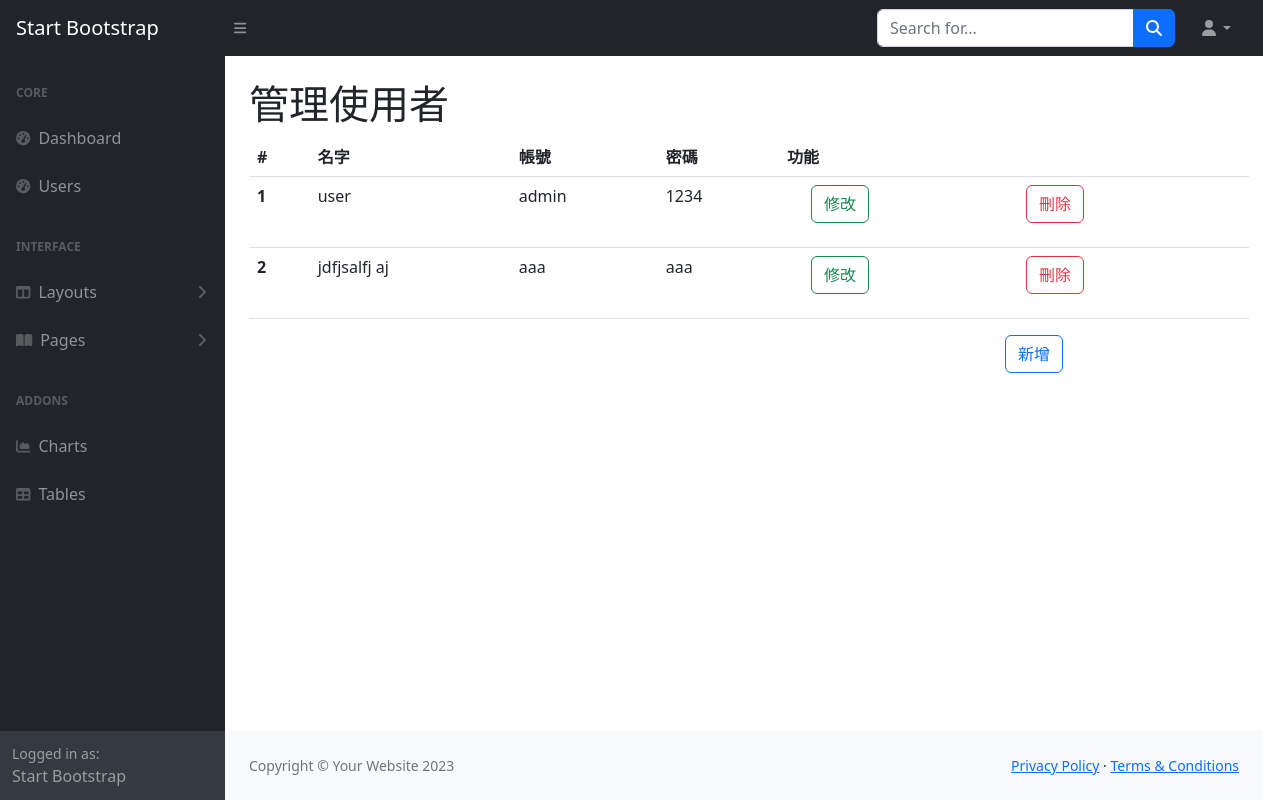
/users, run on an earlier commit of the app's database.
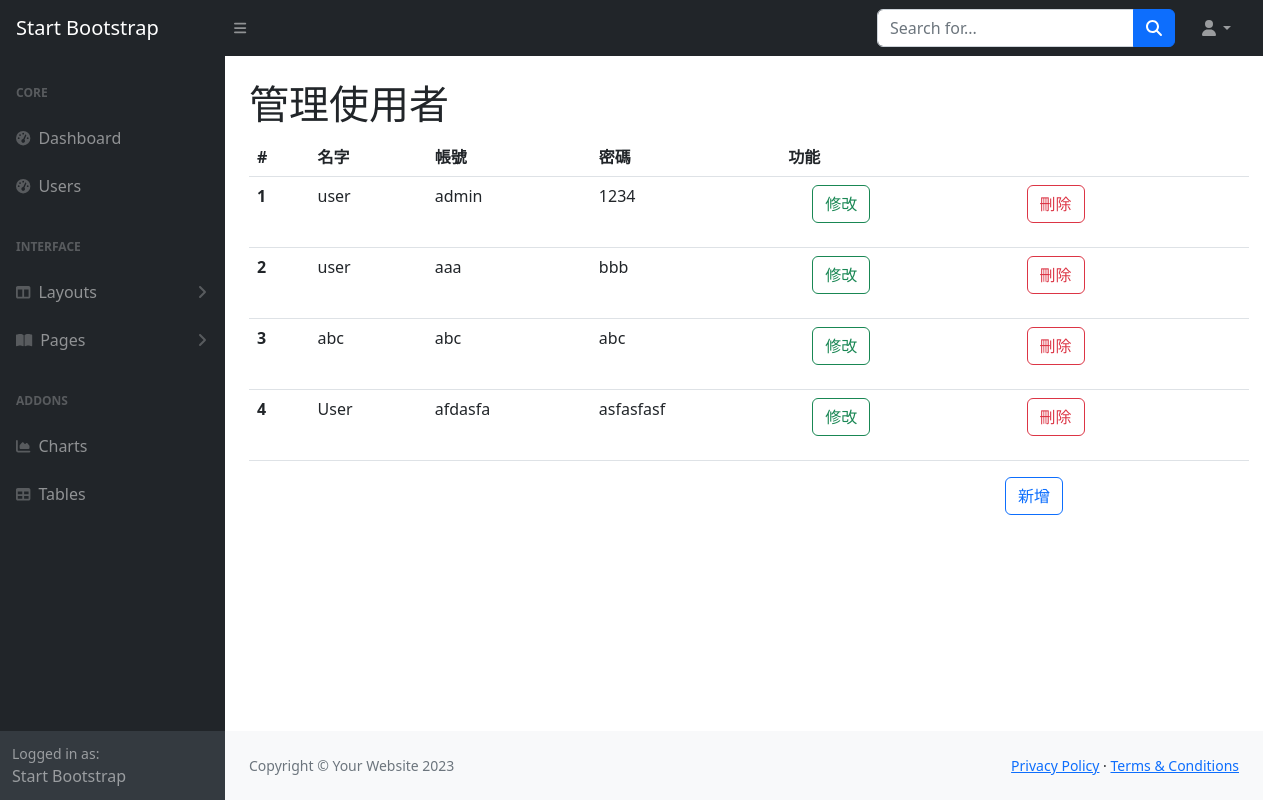
And on a later commit of the database.
### tables this page shows
CREATE TABLE Users (id INTEGER PRIMARY KEY AUTOINCREMENT, name nvarchar (20), account nvarchar (40), password nvarchar (40));

### app.py (the view)
@app.route("/users")
def users():
    with get_db() as cur:
        cur.row_factory = sql.Row
        cur = cur.cursor()
        cur.execute('select * from Users')
        data = cur.fetchall()
        cur.close()
    return render_template("users.html",data = data)

### app.py (called while the page is built)
def get_db():
    db = getattr(g, '_database', None)
    if db is None:
        db = g._database = sql.connect(DATABASE)
    return db

@app.teardown_appcontext
def close_connection(exception):
    db = getattr(g, '_database', None)
    if db is not None:
        db.close()

### templates/users.html (shortened to what this page needs)
{% extends 'layout/back.html' %}
{% block main %}
<h1 class="mt-4">管理使用者</h1>
<table class="table" style="width: 1000px;">
    <thead>
      <tr>
        <th scope="col">#</th>
        <th scope="col">名字</th>
        <th scope="col">帳號</th>
        <th scope="col">密碼</th>
        <th scope="col">功能</th>
      </tr>
    </thead>
    <tbody>
        {% for i in range(data|length) %}
        <tr>
            <th scope="row">{{ i+1 }}</th>
            <td>{{ data[i].name }}</td>
            <td>{{ data[i].account }}</td>
            <td>{{ data[i].password }}</td>
            <td>
              <div class="row">
                <div class="col">
                  <a type="button" class="btn btn-outline-success mx-4" href="/edit/{{ data[i].id }}">修改</a>
                </div>
                <div class="col">
                  <form action="/deleteuser/{{ data[i].id }}" method="post">
                  <button class="btn btn-outline-danger" onclick="if(confirm('您確定要刪除嗎？')) return true;else return false">刪除</button>
                </form>
              </div>
              </div>
            </td>
        </tr>
        {% endfor %}
    </tbody>
  </table>
<button type="button" class="btn btn-outline-primary" data-bs-toggle="modal" data-bs-target="#create" style="right: 200px; position: absolute;">
  新增
</button>
{% endblock main %}

### templates/layout/back.html (shortened to what this page needs)
<html lang="en">
    <head>
        <link href="{{url_for('static',filename='css/bootstrap.min.css')}}" rel="stylesheet" >
        <link href="/static/css/styles.css" rel="stylesheet" />
    </head>
    <body class="sb-nav-fixed">
        <nav class="sb-topnav navbar navbar-expand navbar-dark bg-dark">
            <a class="navbar-brand ps-3" href="index.html">Start Bootstrap</a>
            <button class="btn btn-link btn-sm order-1 order-lg-0 me-4 me-lg-0" id="sidebarToggle" href="#!"><i class="fas fa-bars"></i></button>
            <form class="d-none d-md-inline-block form-inline ms-auto me-0 me-md-3 my-2 my-md-0">
                <div class="input-group">
                    <input class="form-control" type="text" placeholder="Search for..." aria-label="Search for..." aria-describedby="btnNavbarSearch" />
                    <button class="btn btn-primary" id="btnNavbarSearch" type="button"><i class="fas fa-search"></i></button>
                </div>
            </form>
            <ul class="navbar-nav ms-auto ms-md-0 me-3 me-lg-4">
                <li class="nav-item dropdown">
                    <a class="nav-link dropdown-toggle" id="navbarDropdown" href="#" role="button" data-bs-toggle="dropdown" aria-expanded="false"><i class="fas fa-user fa-fw"></i></a>
                </li>
            </ul>
        </nav>
        <div id="layoutSidenav">
            <div id="layoutSidenav_nav">
                <nav class="sb-sidenav accordion sb-sidenav-dark" id="sidenavAccordion">
                    <div class="sb-sidenav-menu">
                        <div class="nav">
                            <div class="sb-sidenav-menu-heading">Core</div>
                            <a class="nav-link" href="/login">
                                <div class="sb-nav-link-icon"><i class="fas fa-tachometer-alt"></i></div>
                                Dashboard
                            </a>
                            <a class="nav-link" href="/users">
                                <div class="sb-nav-link-icon"><i class="fas fa-tachometer-alt"></i></div>
                                Users
                            </a>
                            <div class="sb-sidenav-menu-heading">Interface</div>
                            <a class="nav-link collapsed" href="#" data-bs-toggle="collapse" data-bs-target="#collapseLayouts" aria-expanded="false" aria-controls="collapseLayouts">
                                <div class="sb-nav-link-icon"><i class="fas fa-columns"></i></div>
                                Layouts
                                <div class="sb-sidenav-collapse-arrow"><i class="fas fa-angle-down"></i></div>
                            </a>
                            <a class="nav-link collapsed" href="#" data-bs-toggle="collapse" data-bs-target="#collapsePages" aria-expanded="false" aria-controls="collapsePages">
                                <div class="sb-nav-link-icon"><i class="fas fa-book-open"></i></div>
                                Pages
                                <div class="sb-sidenav-collapse-arrow"><i class="fas fa-angle-down"></i></div>
                            </a>
                            <div class="sb-sidenav-menu-heading">Addons</div>
                            <a class="nav-link" href="charts.html">
                                <div class="sb-nav-link-icon"><i class="fas fa-chart-area"></i></div>
                                Charts
                            </a>
                            <a class="nav-link" href="tables.html">
                                <div class="sb-nav-link-icon"><i class="fas fa-table"></i></div>
                                Tables
                            </a>
                        </div>
                    </div>
                    <div class="sb-sidenav-footer">
                        <div class="small">Logged in as:</div>
                        Start Bootstrap
                    </div>
                </nav>
            </div>
            <div id="layoutSidenav_content">
                <main>
                    <div class="container-fluid px-4">
                        {% block main %}
                        {% endblock main%}
                    </div>
                </main>
                <footer class="py-4 bg-light mt-auto">
                    <div class="container-fluid px-4">
                        <div class="d-flex align-items-center justify-content-between small">
                            <div class="text-muted">Copyright &copy; Your Website 2023</div>
                            <div>
                                <a href="#">Privacy Policy</a>
                                &middot;
                                <a href="#">Terms &amp; Conditions</a>
                            </div>
                        </div>
                    </div>
                </footer>
            </div>
        </div>
    </body>
</html>

What changed in the data, as far as the page shows it:
removed Users: name "jdfjsalfj aj", account "aaa", password "aaa"
added Users: name "user", account "aaa", password "bbb"
added Users: name "abc", account "abc", password "abc"
added Users: name "User", account "afdasfa", password "asfasfasf"
Also different on the page:
new list line: "2 修改 刪除"
new list line: "3 修改 刪除"
new list line: "4 修改 刪除"
list line gone: "2 修改 刪除"
